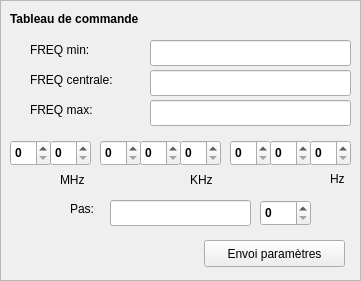
   <widget class="QFrame" name="frame1">
    <property name="geometry">
     <rect>
      <x>620</x>
      <y>90</y>
      <width>361</width>
      <height>281</height>
     </rect>
    </property>
    <property name="frameShape">
     <enum>QFrame::StyledPanel</enum>
    </property>
    <property name="frameShadow">
     <enum>QFrame::Raised</enum>
    </property>
    <widget class="QLineEdit" name="lineEdit8">
     <property name="geometry">
      <rect>
       <x>150</x>
       <y>70</y>
       <width>201</width>
       <height>26</height>
      </rect>
     </property>
     <property name="palette">
      <palette>
       <active>
        <colorrole role="Light">
         <brush brushstyle="SolidPattern">
          <color alpha="255">
           <red>255</red>
           <green>255</green>
           <blue>255</blue>
          </color>
         </brush>
        </colorrole>
        <colorrole role="Text">
         <brush brushstyle="SolidPattern">
          <color alpha="255">
           <red>0</red>
           <green>85</green>
           <blue>255</blue>
          </color>
         </brush>
        </colorrole>
        <colorrole role="Base">
         <brush brushstyle="SolidPattern">
          <color alpha="255">
           <red>255</red>
           <green>255</green>
           <blue>255</blue>
          </color>
         </brush>
        </colorrole>
       </active>
       <inactive>
        <colorrole role="Light">
         <brush brushstyle="SolidPattern">
          <color alpha="255">
           <red>255</red>
           <green>255</green>
           <blue>255</blue>
          </color>
         </brush>
        </colorrole>
        <colorrole role="Text">
         <brush brushstyle="SolidPattern">
          <color alpha="255">
           <red>0</red>
           <green>85</green>
           <blue>255</blue>
          </color>
         </brush>
        </colorrole>
        <colorrole role="Base">
         <brush brushstyle="SolidPattern">
          <color alpha="255">
           <red>255</red>
           <green>255</green>
           <blue>255</blue>
          </color>
         </brush>
        </colorrole>
       </inactive>
       <disabled>
        <colorrole role="Light">
         <brush brushstyle="SolidPattern">
          <color alpha="255">
           <red>255</red>
           <green>255</green>
           <blue>255</blue>
          </color>
         </brush>
        </colorrole>
        <colorrole role="Text">
         <brush brushstyle="SolidPattern">
          <color alpha="255">
           <red>127</red>
           <green>125</green>
           <blue>123</blue>
          </color>
         </brush>
        </colorrole>
        <colorrole role="Base">
         <brush brushstyle="SolidPattern">
          <color alpha="255">
           <red>255</red>
           <green>255</green>
           <blue>255</blue>
          </color>
         </brush>
        </colorrole>
       </disabled>
      </palette>
     </property>
     <property name="font">
      <font>
       <weight>75</weight>
       <bold>true</bold>
      </font>
     </property>
     <property name="alignment">
      <set>Qt::AlignCenter</set>
     </property>
     <property name="readOnly">
      <bool>true</bool>
     </property>
    </widget>
    <widget class="QPushButton" name="Btn_envoi">
     <property name="geometry">
      <rect>
       <x>204</x>
       <y>240</y>
       <width>141</width>
       <height>27</height>
      </rect>
     </property>
     <property name="text">
      <string>Envoi paramètres</string>
     </property>
    </widget>
    <widget class="QLabel" name="label_6">
     <property name="geometry">
      <rect>
       <x>30</x>
       <y>70</y>
       <width>111</width>
       <height>20</height>
      </rect>
     </property>
     <property name="text">
      <string>FREQ centrale:</string>
     </property>
    </widget>
    <widget class="QSpinBox" name="spinBox_PAS">
     <property name="geometry">
      <rect>
       <x>260</x>
       <y>200</y>
       <width>51</width>
       <height>26</height>
      </rect>
     </property>
     <property name="font">
      <font>
       <weight>75</weight>
       <bold>true</bold>
      </font>
     </property>
     <property name="maximum">
      <number>23</number>
     </property>
     <property name="value">
      <number>0</number>
     </property>
    </widget>
    <widget class="QLabel" name="label_7">
     <property name="geometry">
      <rect>
       <x>70</x>
       <y>200</y>
       <width>31</width>
       <height>18</height>
      </rect>
     </property>
     <property name="text">
      <string>Pas:</string>
     </property>
    </widget>
    <widget class="QLineEdit" name="lineEdit9">
     <property name="geometry">
      <rect>
       <x>110</x>
       <y>200</y>
       <width>141</width>
       <height>26</height>
      </rect>
     </property>
     <property name="alignment">
      <set>Qt::AlignCenter</set>
     </property>
     <property name="readOnly">
      <bool>true</bool>
     </property>
    </widget>
    <widget class="QSpinBox" name="spinBox_1">
     <property name="geometry">
      <rect>
       <x>310</x>
       <y>140</y>
       <width>41</width>
       <height>26</height>
      </rect>
     </property>
     <property name="font">
      <font>
       <weight>75</weight>
       <bold>true</bold>
      </font>
     </property>
     <property name="maximum">
      <number>9</number>
     </property>
    </widget>
    <widget class="QSpinBox" name="spinBox_2">
     <property name="geometry">
      <rect>
       <x>270</x>
       <y>140</y>
       <width>41</width>
       <height>26</height>
      </rect>
     </property>
     <property name="font">
      <font>
       <weight>75</weight>
       <bold>true</bold>
      </font>
     </property>
     <property name="maximum">
      <number>9</number>
     </property>
    </widget>
    <widget class="QSpinBox" name="spinBox_3">
     <property name="geometry">
      <rect>
       <x>230</x>
       <y>140</y>
       <width>41</width>
       <height>26</height>
      </rect>
     </property>
     <property name="font">
      <font>
       <weight>75</weight>
       <bold>true</bold>
      </font>
     </property>
     <property name="maximum">
      <number>9</number>
     </property>
    </widget>
    <widget class="QSpinBox" name="spinBox_4">
     <property name="geometry">
      <rect>
       <x>180</x>
       <y>140</y>
       <width>41</width>
       <height>26</height>
      </rect>
     </property>
     <property name="font">
      <font>
       <weight>75</weight>
       <bold>true</bold>
      </font>
     </property>
     <property name="maximum">
      <number>9</number>
     </property>
    </widget>
    <widget class="QSpinBox" name="spinBox_5">
     <property name="geometry">
      <rect>
       <x>140</x>
       <y>140</y>
       <width>41</width>
       <height>26</height>
      </rect>
     </property>
     <property name="font">
      <font>
       <weight>75</weight>
       <bold>true</bold>
      </font>
     </property>
     <property name="maximum">
      <number>9</number>
     </property>
    </widget>
    <widget class="QSpinBox" name="spinBox_6">
     <property name="geometry">
      <rect>
       <x>100</x>
       <y>140</y>
       <width>41</width>
       <height>26</height>
      </rect>
     </property>
     <property name="font">
      <font>
       <weight>75</weight>
       <bold>true</bold>
      </font>
     </property>
     <property name="maximum">
      <number>9</number>
     </property>
     <property name="value">
      <number>0</number>
     </property>
    </widget>
    <widget class="QSpinBox" name="spinBox_7">
     <property name="geometry">
      <rect>
       <x>50</x>
       <y>140</y>
       <width>41</width>
       <height>26</height>
      </rect>
     </property>
     <property name="font">
      <font>
       <weight>75</weight>
       <bold>true</bold>
      </font>
     </property>
     <property name="maximum">
      <number>9</number>
     </property>
    </widget>
    <widget class="QLabel" name="label_8">
     <property name="geometry">
      <rect>
       <x>60</x>
       <y>170</y>
       <width>31</width>
       <height>20</height>
      </rect>
     </property>
     <property name="text">
      <string>MHz</string>
     </property>
    </widget>
    <widget class="QLabel" name="label_9">
     <property name="geometry">
      <rect>
       <x>190</x>
       <y>170</y>
       <width>31</width>
       <height>20</height>
      </rect>
     </property>
     <property name="text">
      <string>KHz</string>
     </property>
    </widget>
    <widget class="QLabel" name="label_10">
     <property name="geometry">
      <rect>
       <x>330</x>
       <y>170</y>
       <width>21</width>
       <height>18</height>
      </rect>
     </property>
     <property name="text">
      <string>Hz</string>
     </property>
    </widget>
    <widget class="QSpinBox" name="spinBox_8">
     <property name="geometry">
      <rect>
       <x>10</x>
       <y>140</y>
       <width>41</width>
       <height>26</height>
      </rect>
     </property>
     <property name="font">
      <font>
       <weight>75</weight>
       <bold>true</bold>
      </font>
     </property>
     <property name="maximum">
      <number>4</number>
     </property>
    </widget>
    <widget class="QLabel" name="label_11">
     <property name="geometry">
      <rect>
       <x>10</x>
       <y>10</y>
       <width>171</width>
       <height>18</height>
      </rect>
     </property>
     <property name="font">
      <font>
       <weight>75</weight>
       <bold>true</bold>
      </font>
     </property>
     <property name="text">
      <string>Tableau de commande</string>
     </property>
    </widget>
    <widget class="QLineEdit" name="lineEdit10">
     <property name="geometry">
      <rect>
       <x>150</x>
       <y>40</y>
       <width>201</width>
       <height>26</height>
      </rect>
     </property>
     <property name="palette">
      <palette>
       <active>
        <colorrole role="Light">
         <brush brushstyle="SolidPattern">
          <color alpha="255">
           <red>255</red>
           <green>255</green>
           <blue>255</blue>
          </color>
         </brush>
        </colorrole>
        <colorrole role="Text">
         <brush brushstyle="SolidPattern">
          <color alpha="255">
           <red>0</red>
           <green>85</green>
           <blue>255</blue>
          </color>
         </brush>
        </colorrole>
        <colorrole role="Base">
         <brush brushstyle="SolidPattern">
          <color alpha="255">
           <red>255</red>
           <green>255</green>
           <blue>255</blue>
          </color>
         </brush>
        </colorrole>
       </active>
       <inactive>
        <colorrole role="Light">
         <brush brushstyle="SolidPattern">
          <color alpha="255">
           <red>255</red>
           <green>255</green>
           <blue>255</blue>
          </color>
         </brush>
        </colorrole>
        <colorrole role="Text">
         <brush brushstyle="SolidPattern">
          <color alpha="255">
           <red>0</red>
           <green>85</green>
           <blue>255</blue>
          </color>
         </brush>
        </colorrole>
        <colorrole role="Base">
         <brush brushstyle="SolidPattern">
          <color alpha="255">
           <red>255</red>
           <green>255</green>
           <blue>255</blue>
          </color>
         </brush>
        </colorrole>
       </inactive>
       <disabled>
        <colorrole role="Light">
         <brush brushstyle="SolidPattern">
          <color alpha="255">
           <red>255</red>
           <green>255</green>
           <blue>255</blue>
          </color>
         </brush>
        </colorrole>
        <colorrole role="Text">
         <brush brushstyle="SolidPattern">
          <color alpha="255">
           <red>127</red>
           <green>125</green>
           <blue>123</blue>
          </color>
         </brush>
        </colorrole>
        <colorrole role="Base">
         <brush brushstyle="SolidPattern">
          <color alpha="255">
           <red>255</red>
           <green>255</green>
           <blue>255</blue>
          </color>
         </brush>
        </colorrole>
       </disabled>
      </palette>
     </property>
     <property name="font">
      <font>
       <weight>75</weight>
       <bold>true</bold>
      </font>
     </property>
     <property name="alignment">
      <set>Qt::AlignCenter</set>
     </property>
     <property name="readOnly">
      <bool>true</bool>
     </property>
    </widget>
    <widget class="QLineEdit" name="lineEdit11">
     <property name="geometry">
      <rect>
       <x>150</x>
       <y>100</y>
       <width>201</width>
       <height>26</height>
      </rect>
     </property>
     <property name="palette">
      <palette>
       <active>
        <colorrole role="Light">
         <brush brushstyle="SolidPattern">
          <color alpha="255">
           <red>255</red>
           <green>255</green>
           <blue>255</blue>
          </color>
         </brush>
        </colorrole>
        <colorrole role="Text">
         <brush brushstyle="SolidPattern">
          <color alpha="255">
           <red>0</red>
           <green>85</green>
           <blue>255</blue>
          </color>
         </brush>
        </colorrole>
        <colorrole role="Base">
         <brush brushstyle="SolidPattern">
          <color alpha="255">
           <red>255</red>
           <green>255</green>
           <blue>255</blue>
          </color>
         </brush>
        </colorrole>
       </active>
       <inactive>
        <colorrole role="Light">
         <brush brushstyle="SolidPattern">
          <color alpha="255">
           <red>255</red>
           <green>255</green>
           <blue>255</blue>
          </color>
         </brush>
        </colorrole>
        <colorrole role="Text">
         <brush brushstyle="SolidPattern">
          <color alpha="255">
           <red>0</red>
           <green>85</green>
           <blue>255</blue>
          </color>
         </brush>
        </colorrole>
        <colorrole role="Base">
         <brush brushstyle="SolidPattern">
          <color alpha="255">
           <red>255</red>
           <green>255</green>
           <blue>255</blue>
          </color>
         </brush>
        </colorrole>
       </inactive>
       <disabled>
        <colorrole role="Light">
         <brush brushstyle="SolidPattern">
          <color alpha="255">
           <red>255</red>
           <green>255</green>
           <blue>255</blue>
          </color>
         </brush>
        </colorrole>
        <colorrole role="Text">
         <brush brushstyle="SolidPattern">
          <color alpha="255">
           <red>127</red>
           <green>125</green>
           <blue>123</blue>
          </color>
         </brush>
        </colorrole>
        <colorrole role="Base">
         <brush brushstyle="SolidPattern">
          <color alpha="255">
           <red>255</red>
           <green>255</green>
           <blue>255</blue>
          </color>
         </brush>
        </colorrole>
       </disabled>
      </palette>
     </property>
     <property name="font">
      <font>
       <weight>75</weight>
       <bold>true</bold>
      </font>
     </property>
     <property name="alignment">
      <set>Qt::AlignCenter</set>
     </property>
     <property name="readOnly">
      <bool>true</bool>
     </property>
    </widget>
    <widget class="QLabel" name="label_14">
     <property name="geometry">
      <rect>
       <x>30</x>
       <y>40</y>
       <width>111</width>
       <height>20</height>
      </rect>
     </property>
     <property name="text">
      <string>FREQ min:</string>
     </property>
    </widget>
    <widget class="QLabel" name="label_15">
     <property name="geometry">
      <rect>
       <x>30</x>
       <y>100</y>
       <width>111</width>
       <height>20</height>
      </rect>
     </property>
     <property name="text">
      <string>FREQ max:</string>
     </property>
    </widget>
   </widget>
